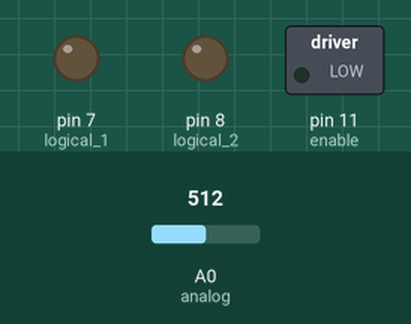
Recording of a sketch running on a simulated Arduino Uno, built with avr-gcc and run on an emulated ATmega328P. Shown: switched loads named in the sketch (green lamp = pin HIGH), output pins drawn as LEDs (lit = HIGH). The test bench sets the inputs (shaded band); at power-on: A0 (analog) = 512.

Above: at 1.2 s.
1.3 s: A0 (analog) set to 500
At 2.0 s:
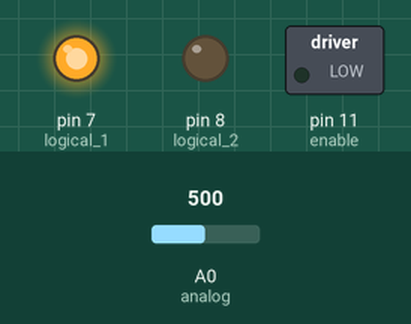
2.8 s: A0 (analog) set to 511
4.3 s: A0 (analog) set to 490
At 5.5 s:
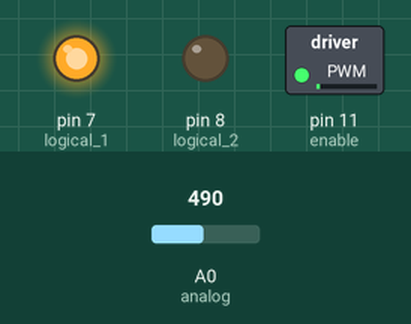
5.8 s: A0 (analog) set to 610
At 6.7 s:
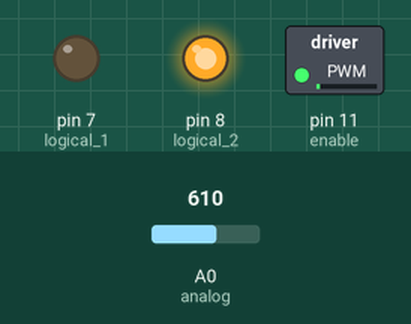
7.3 s: A0 (analog) set to 590
At 7.8 s:
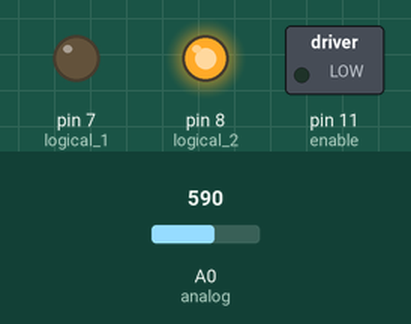
Timing chart, 0 to 9.8 s (numbered marks = the images above; inputs shaded):
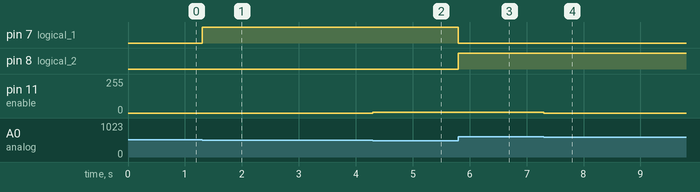

The sketch:

dc_motor_two_directions_speed_control.ino
```cpp
/****************************************
* This code works on Arduino UNO.       *
* Drives a DC Motor with speed control  *
* on both directions.                   *
*****************************************/

//import libraries
/******************
*NOTHING TO IMPORT*
*******************/

//constant and variables
/********************************************
* "Enable" used to activate the motor.      *
* "logical_1 and logical_2 used on the      *
* BRIDGE to change the polarity (so the     *
* direction) on the motor.                  *
* "analog" helps to calibrate the speed     *
*********************************************/
const int enable = 11;
const int logical_1 = 7;
const int logical_2 = 8;
const int analog = A0;

//setup
/*******************************************
* On "setup" we declare the Mode of the    *
* PINS we are going to use. Also we have   *
* the "enable" PIN into LOW so when we     *
* first activate our board the motor will  *
* stay off.                                *
********************************************/

  void setup(){
    pinMode(enable, OUTPUT);
    pinMode(logical_1, OUTPUT);
    pinMode(logical_2, OUTPUT);
    digitalWrite(enable, LOW);
  }


//loop
/**********************************************
* In the "loop" we use two if-else statements *
* to drive our motor front and back. "Map"    *
* function helps to adjust the analog output  *
* into 0-255 scale for the PWM signal.        *
***********************************************/
  void loop(){
  int throtle = analogRead(analog);
    if(throtle <= 500){
      int front = 255 - map(analogRead(analog),500,0,255,0);
      analogWrite(enable, front);
      digitalWrite(logical_1, HIGH);
      digitalWrite(logical_2, LOW);
    }else if(throtle >=600){
      int back = map(analogRead(analog),600,1023,0,255);
      analogWrite(enable, back);
      digitalWrite(logical_1, LOW);
      digitalWrite(logical_2, HIGH);
    }else{
      analogWrite(enable, LOW);
    }
  }
```

Measured:
- the behaviour switches between 501 and 500 on A0 (analog) (found by bisection; images 0 and 1)
- after the input at 1.3 s, pin 7 (logical_1): LOW → HIGH at once
- after the input at 4.3 s, pin 11 (enable): 0/255 → 5/255 at once
- after the input at 5.8 s, pin 7 (logical_1): HIGH → LOW at once; pin 8 (logical_2): LOW → HIGH at once; pin 11 (enable): 5/255 → 6/255 at once
- after the input at 7.3 s, pin 11 (enable): 6/255 → 0/255 at once
